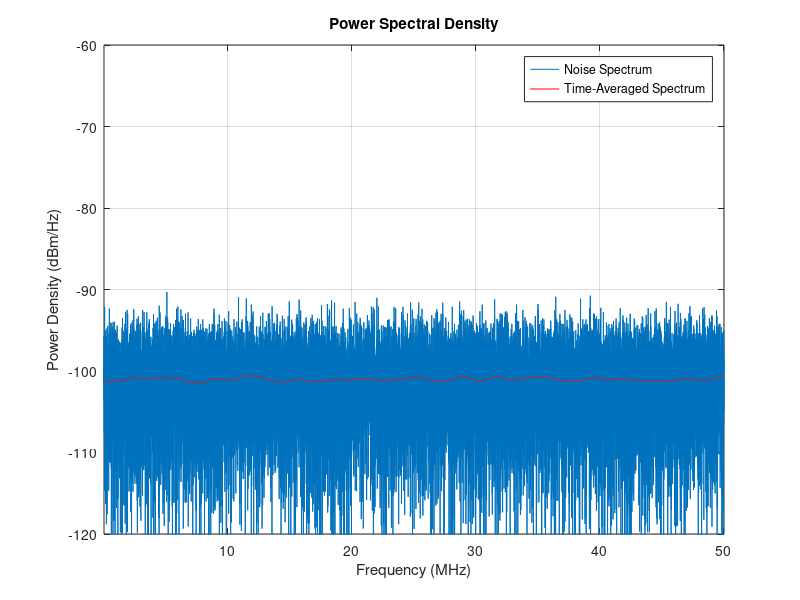

MATLAB code for this plot:
%% Define Parameters

% sampling frequency (Hz)
fs=100e6;

% length of time-domain signal
L=30e3;

% desired power specral density (dBm/Hz)
Pd=-100;

% number of FFT points
nfft=2^nextpow2(L);

% frequency plotting vector
f=fs/2*[-1:2/nfft:1-2/nfft];

% create
s=wgn(L,1,Pd+10*log10(fs),1,[],'dBm','complex');

%% Analysis

% analyze spectrum
N=nfft/2+1:nfft;
S=fftshift(fft(s,nfft));
S=abs(S)/sqrt(L*fs);

% time-average for spectrum
Navg=4e2;
b(1:Navg)=1/Navg;
Sa=filtfilt(b,1,S);

% convert to dBm/Hz
S=20*log10(S)+30;
Sa=20*log10(Sa)+30;

%% Plot
figure(1)
clf
plot(f(N)/1e6,S(N))
hold on
plot(f(N)/1e6,Sa(N),'r')
xlabel('Frequency (MHz)')
ylabel('Power Density (dBm/Hz)')
title(['Power Spectral Density'])
legend('Noise Spectrum','Time-Averaged Spectrum')
axis([10e-4 fs/2/1e6 -120 -60])
grid on
hold off